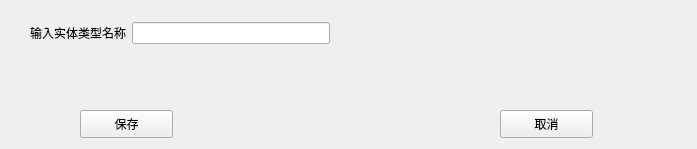
<?xml version="1.0" encoding="UTF-8"?>
<ui version="4.0">
 <class>Form</class>
 <widget class="QWidget" name="Form">
  <property name="geometry">
   <rect>
    <x>0</x>
    <y>0</y>
    <width>697</width>
    <height>149</height>
   </rect>
  </property>
  <property name="windowTitle">
   <string>Form</string>
  </property>
  <widget class="QPushButton" name="pushButton">
   <property name="geometry">
    <rect>
     <x>80</x>
     <y>110</y>
     <width>93</width>
     <height>28</height>
    </rect>
   </property>
   <property name="text">
    <string>保存</string>
   </property>
  </widget>
  <widget class="QPushButton" name="pushButton_2">
   <property name="geometry">
    <rect>
     <x>500</x>
     <y>110</y>
     <width>93</width>
     <height>28</height>
    </rect>
   </property>
   <property name="text">
    <string>取消</string>
   </property>
  </widget>
  <widget class="QWidget" name="">
   <property name="geometry">
    <rect>
     <x>30</x>
     <y>20</y>
     <width>300</width>
     <height>26</height>
    </rect>
   </property>
   <layout class="QHBoxLayout" name="horizontalLayout">
    <item>
     <widget class="QLabel" name="label">
      <property name="text">
       <string>输入实体类型名称</string>
      </property>
      <property name="textFormat">
       <enum>Qt::AutoText</enum>
      </property>
     </widget>
    </item>
    <item>
     <widget class="QLineEdit" name="lineEdit"/>
    </item>
   </layout>
  </widget>
 </widget>
 <resources/>
 <connections/>
</ui>
